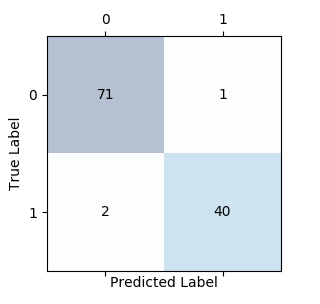

The Python source for this figure:
import numpy as np
import matplotlib.pyplot as plt
from BCW import get_cancer_data
from sklearn.preprocessing import StandardScaler
from sklearn.linear_model import LogisticRegression
from sklearn.svm import SVC
from sklearn.pipeline import Pipeline
from sklearn.metrics import confusion_matrix

pipe_svc = Pipeline([('scl', StandardScaler()),
                     ('clf', SVC(random_state=1))])
X_train, X_test, y_train, y_test = get_cancer_data()

pipe_svc.fit(X_train, y_train)
y_pred = pipe_svc.predict(X_test)
confmat = confusion_matrix(y_true=y_test, y_pred=y_pred)
fig, ax = plt.subplots(figsize=(2.5, 2.5))
ax.matshow(confmat, cmap=plt.get_cmap('Blues'), alpha=0.3)

for i in range(confmat.shape[0]):
    for j in range(confmat.shape[1]):
        ax.text(x=j, y=i, s=confmat[i, j], va='center', ha='center')

plt.xlabel('Predicted Label')
plt.ylabel('True Label')
plt.show()
